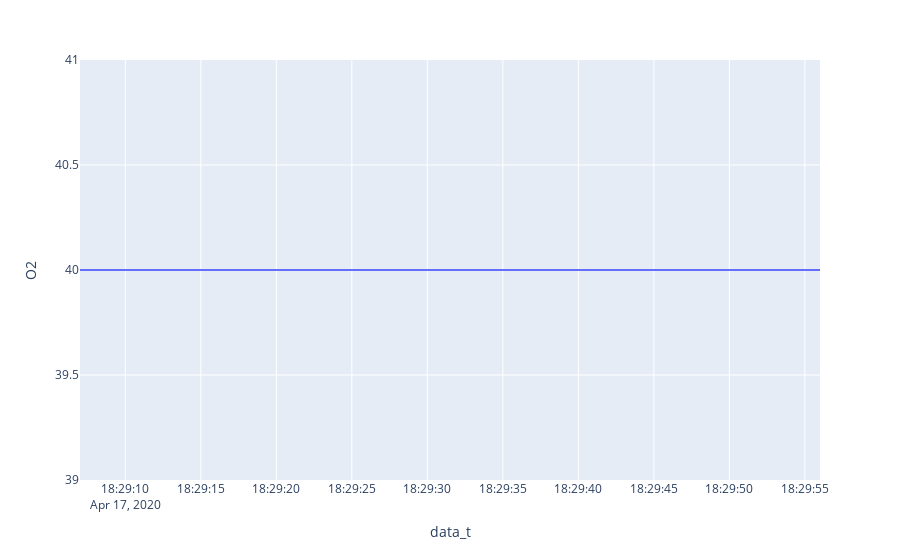

Source (notebook cell):
### Code cell
import pymongo
import pandas as pd
import plotly.express as px
import pandas as pd

client = pymongo.MongoClient("mongodb+srv://lambda:FotoNowVision2025!@cluster0-aspu3.mongodb.net/test?retryWrites=true&w=majority")
db = client.cov
records_tb = db.ventilator_live

list_of_records = list(records_tb.find({}).sort("time",-1).limit(50))
list_of_records = [{"data_t":record.get('time',''),
                    'O2': record.get('raw',{}).get("O2",'')} 
                   for record in list_of_records]
records_df = pd.DataFrame(list_of_records)

records_df['data_t'] = pd.to_datetime(records_df['data_t'].apply(lambda x: x*1000), unit='ms')
fig = px.line(records_df, x='data_t', y='O2')
fig.show()

### Figure 1 — Plotly figure (JSON) as saved in the notebook; plotly's stock layout.template omitted (floating-point values rounded to 4 significant figures)
{"data": [{"hovertemplate": "data_t=%{x}<br>O2=%{y}<extra></extra>", "legendgroup": "", "line": {"color": "#636efa", "dash": "solid"}, "mode": "lines", "name": "", "showlegend": false, "type": "scatter", "x": ["2020-04-17T18:29:56", "2020-04-17T18:29:55", "2020-04-17T18:29:54", "2020-04-17T18:29:53", "2020-04-17T18:29:52", "2020-04-17T18:29:51", "2020-04-17T18:29:50", "2020-04-17T18:29:49", "2020-04-17T18:29:48", "2020-04-17T18:29:47", "2020-04-17T18:29:46", "2020-04-17T18:29:45", "2020-04-17T18:29:44", "2020-04-17T18:29:43", "2020-04-17T18:29:42", "2020-04-17T18:29:41", "2020-04-17T18:29:40", "2020-04-17T18:29:39", "2020-04-17T18:29:38", "2020-04-17T18:29:37", "2020-04-17T18:29:36", "2020-04-17T18:29:35", "2020-04-17T18:29:34", "2020-04-17T18:29:33", "2020-04-17T18:29:32", "2020-04-17T18:29:31", "2020-04-17T18:29:30", "2020-04-17T18:29:29", "2020-04-17T18:29:28", "2020-04-17T18:29:27", "2020-04-17T18:29:26", "2020-04-17T18:29:25", "2020-04-17T18:29:24", "2020-04-17T18:29:23", "2020-04-17T18:29:22", "2020-04-17T18:29:21", "2020-04-17T18:29:20", "2020-04-17T18:29:19", "2020-04-17T18:29:18", "2020-04-17T18:29:17", "2020-04-17T18:29:16", "2020-04-17T18:29:15", "2020-04-17T18:29:14", "2020-04-17T18:29:13", "2020-04-17T18:29:12", "2020-04-17T18:29:11", "2020-04-17T18:29:10", "2020-04-17T18:29:09", "2020-04-17T18:29:08", "2020-04-17T18:29:07"], "xaxis": "x", "y": [40, 40, 40, 40, 40, 40, 40, 40, 40, 40, 40, 40, 40, 40, 40, 40, 40, 40, 40, 40, 40, 40, 40, 40, 40, 40, 40, 40, 40, 40, 40, 40, 40, 40, 40, 40, 40, 40, 40, 40, 40, 40, 40, 40, 40, 40, 40, 40, 40, 40], "yaxis": "y"}], "layout": {"legend": {"tracegroupgap": 0}, "margin": {"t": 60}, "xaxis": {"anchor": "y", "domain": [0, 1], "title": {"text": "data_t"}}, "yaxis": {"anchor": "x", "domain": [0, 1], "title": {"text": "O2"}}}}
